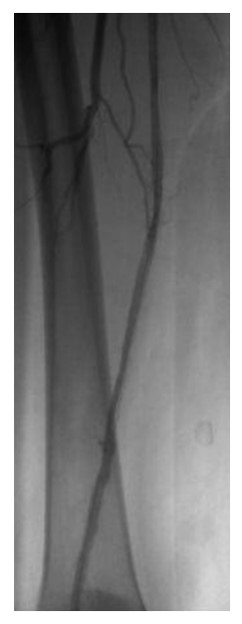
#> input picture ST_AAI_3-1/DIP/angio1.jpg, 242 x 624 px
$ jupyter execute task3_image_subtraction.ipynb
#> lines starting #> are read from the running program, lines starting #| are printed output that depends on the picture; after the words box and inside, x2 and y2 are one past the last pixel; in counts of white or black regions, pixels touching at a corner belong together
[cell 1]
import cv2 as cv
import numpy as np

image1 = cv.imread("angio1.jpg")
#> image1 is the input picture: shape (624, 242, 3); min 0, max 255, mean 124.7
image2 = cv.imread("angio2.jpg")
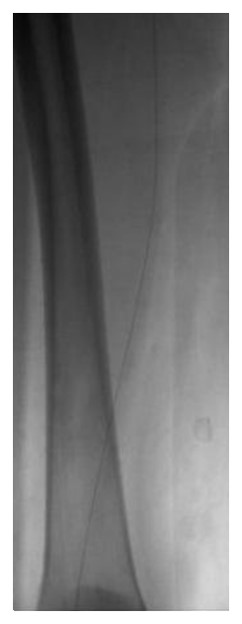
#> input picture ST_AAI_3-1/DIP/angio2.jpg, 242 x 624 px
#> image2 is the input picture: shape (624, 242, 3); min 0, max 255, mean 126.8

[cell 2]
image1 = np.array(image1, dtype=np.uint8)

image2 = np.array(image2, dtype=np.uint8)

image3 = cv.subtract(image2, image1)
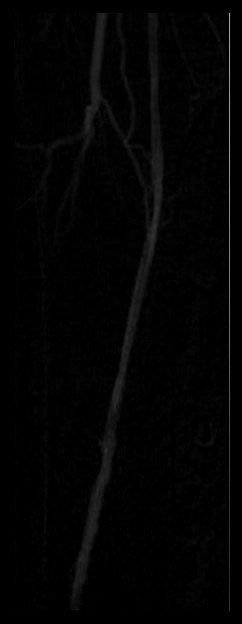
#> image3: shape (624, 242, 3); min 0, max 183, mean 3.3

new_image=np.zeros(image1.shape, image1.dtype)
for y in range(image1.shape[0]):
    for x in range(image1.shape[1]):
        for c in range(image1.shape[2]):
            new_image[y,x,c]=np.clip(abs(int(image1[y,x,c])-int(image2[y,x,c])),0, 255)

[cell 3]
custom_color = (100, 255, 100)

cv.putText(image1, "origin #1", (10, 25), cv.FONT_HERSHEY_TRIPLEX, 1, custom_color, 1, cv.LINE_AA)
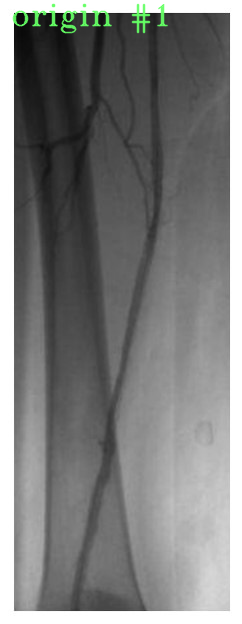
#> image1: shape (624, 242, 3); 0.98% of pixels changed, all inside (x1, y1, x2, y2) = (12, 3, 169, 34)
cv.putText(image2, "origin #2", (10, 25), cv.FONT_HERSHEY_TRIPLEX, 1, custom_color, 1, cv.LINE_AA)
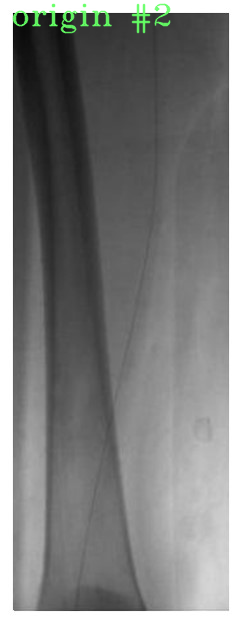
#> image2: shape (624, 242, 3); 1.02% of pixels changed, all inside (x1, y1, x2, y2) = (12, 3, 171, 34)
cv.putText(image3, "result_cv.sub", (10, 25), cv.FONT_HERSHEY_TRIPLEX, 1, custom_color, 1, cv.LINE_AA)
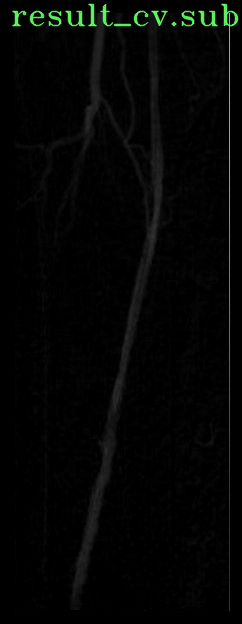
#> image3: shape (624, 242, 3); 1.23% of pixels changed, all inside (x1, y1, x2, y2) = (12, 3, 239, 27)
cv.putText(new_image, "result_numpy", (10, 25), cv.FONT_HERSHEY_TRIPLEX, 1, custom_color, 1, cv.LINE_AA)
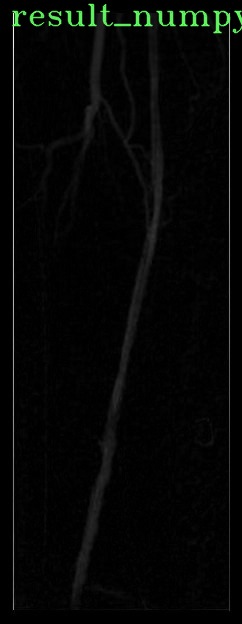
#> new_image: shape (624, 242, 3); mean B, G, R 5.3, 6.5, 5.3

cv.namedWindow("origin #1")
cv.namedWindow("origin #2")
cv.namedWindow("result_cv.sub")
cv.namedWindow("result_numpy")

cv.moveWindow("origin #1", 30, 30)
cv.moveWindow("origin #2", 250, 30)
cv.moveWindow("result_cv.sub", 470, 30)
cv.moveWindow("result_numpy", 690, 30)

cv.imshow("origin #1", image1)
cv.imshow("origin #2", image2)
cv.imshow("result_cv.sub", image3)
cv.imshow("result_numpy", new_image)

cv.waitKey(0)
cv.destroyAllWindows()
